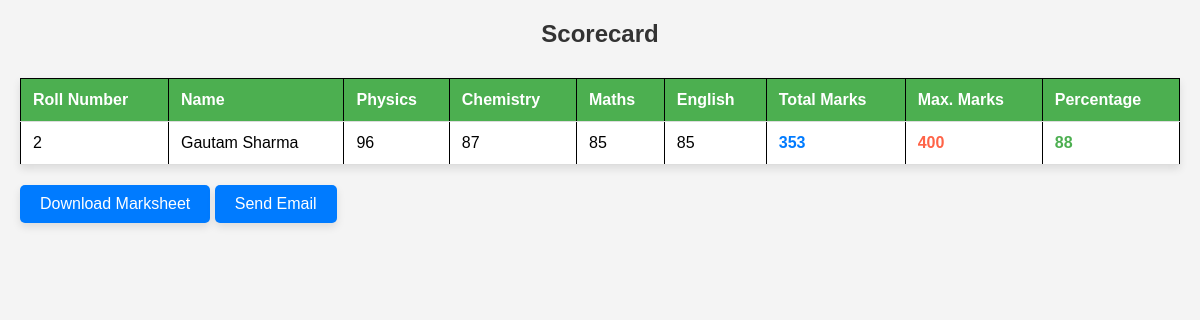
The app's page /student_score/111/ with its own data.
### home/models.py (models this page shows)
class Student(models.Model):
    name = models.CharField(max_length=100)
    age = models.IntegerField()
    email = models.EmailField()
    address = models.TextField()
    date = models.DateTimeField(default=timezone.now)
    rollnumber = models.IntegerField(default=0)
    physics = models.IntegerField(default=0)
    chemistry = models.IntegerField(default=0)
    maths = models.IntegerField(default=0)
    english = models.IntegerField(default=0)
    totalmarks = models.IntegerField(default=0)
    maxmarks = models.IntegerField(default=0)
    percentage = models.IntegerField(default=0)
    user = models.ForeignKey(settings.AUTH_USER_MODEL, on_delete=models.CASCADE, default=1)  # Associate each student with a user
    class Meta:
        permissions = [
            ("can_access_landing_page", "Can access landing page"),
            ("can_upload_excel", "Can upload excel files"),
            ("can_view_studentlist", "Can view student list"),
            ("can_view_student_info", "Can view student info"),
            ("can_view_student_score", "Can view student score"),
        ]

### home/views.py (the view)
# urls.py: path('student_score/<int:pk>/', views.student_score, name='student_score'),
def student_score(request, pk):
    student = Student.objects.get(id=pk)
    context = {'student': student}
    return render(request, 'scorecard.html', context)

### home/templates/scorecard.html (shortened to what this page needs)
{% extends "base.html" %}
{% block start %}
<h2>Scorecard</h2>
<table>
    <thead>
        <tr>
            <th>Roll Number</th>
            <th>Name</th>
            <th>Physics</th>
            <th>Chemistry</th>
            <th>Maths</th>
            <th>English</th>
            <th>Total Marks</th>
            <th>Max. Marks</th>
            <th>Percentage</th>
        </tr>
    </thead>
    <tbody>
        <tr>
            <td>{{ student.rollnumber }}</td>
            <td>{{ student.name }}</td>
            <td>{{ student.physics }}</td>
            <td>{{ student.chemistry }}</td>
            <td>{{ student.maths }}</td>
            <td>{{ student.english }}</td>
            <td class="total">{{ student.totalmarks }}</td>
            <td class="maxmarks">{{ student.maxmarks }}</td>
            <td class="percentage">{{ student.percentage }}</td>
        </tr>
    </tbody>
</table>
<a href="{% url 'download_marksheet' student.rollnumber %}" class="download-btn">Download Marksheet</a>
<a href="{% url 'send-email' %}" class="download-btn">Send Email</a>
{% endblock %}

### home/templates/base.html (style rules this page uses)
table, th, td { border: 1px solid black; }

### home/templates/scorecard.html (style rules this page uses)
body { font-family: Arial, sans-serif; background-color: #f4f4f4; margin: 0; padding: 20px; }
h2 { text-align: center; color: #333; margin-bottom: 30px; }
table { width: 100%; border-collapse: collapse; background-color: white; box-shadow: 0 4px 8px rgba(0, 0, 0, 0.1); margin-top: 20px; }
th, td { padding: 12px; text-align: left; border-bottom: 1px solid #ddd; font-size: 16px; }
th { background-color: #4CAF50; color: white; }
.percentage { font-weight: bold; color: #4CAF50; }
.total { font-weight: bold; color: #007BFF; }
.maxmarks { font-weight: bold; color: #FF6347; }
.download-btn { display: inline-block; margin: 20px auto; padding: 10px 20px; background-color: #007BFF; color: white; text-decoration: none; font-size: 16px; border-radius: 5px; text-align: center; box-shadow: 0 4px 8px rgba(0, 0, 0, 0.1); transition: background-color 0.3s ease; }

### records on screen
Student: rollnumber "2", name "Gautam Sharma", physics "96", chemistry "87", maths "85", english "85", totalmarks "353", maxmarks "400", percentage "88"
